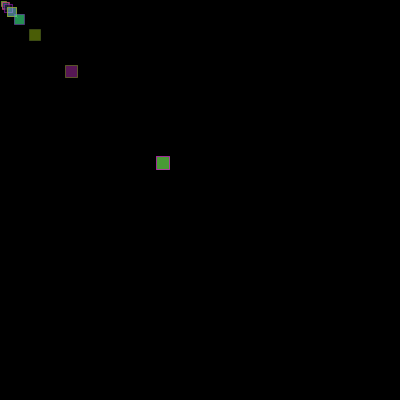
Frame 1 (no input)
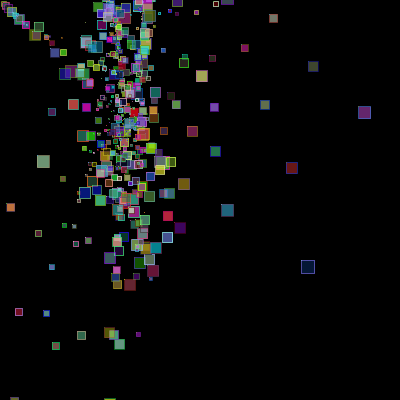
Frame 60 (the mouse pressed at the canvas centre just before this capture)
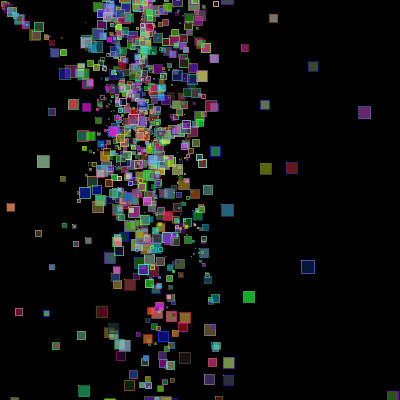
Frame 120 (the mouse held since frame 60 and released just before this capture)

The Processing sketch that drew these frames (run headless with seeded random() and noise(); from frame 60 on, the mouse is pressed at the canvas centre):

// Processing sketch: processing_966
// ── processing_966.pde

/* Worm
 demonstrates springs in a series */
 
 /*  This is also from Ira Greenberg's code.  I've changed the ellipses to
 rectangles and tweaked the variables in a way that makes
 them jump in their pattern, very quickly.
 */

// for worm
int segments = 40;  //smaller num gives tighter size range also
float[] x = new float[segments];
float[] y = new float[segments];
float[] accelX = new float[segments];
float[] accelY = new float[segments];
float[] springing = new float[segments];
float[] damping = new float[segments];
float[] w = new float[segments];
float[] h = new float[segments];
color[] colors = new color[segments];

// for food
float fx, fy;
float fCntrX, fCntrY;
float fAngle, fSpeedX = 0.7, fSpeedY = 0.6;

void setup(){
  background(0);
  size(400, 400);
  smooth();
  // initialize array values
  for (int i=0; i<segments; i++){
    /* need to decrease both springing and 
     damping values as segments increase */
    springing[i] = .854*(0.2*(i+1));  //this config really speeds it up and spaces out the rects
    damping[i] = .55-(.03*i);  //damping[i] = .95-(.02*i);   really small first var makes it paint the lines
  }

  // food center
  fCntrX = width/4;
  fCntrY = height/4;
}

void draw(){
  for (int i=0; i<segments; i++){
    fill(colors[i]);
    rect(x[i], y[i], w[i], h[i]);
    x[i]+=accelX[i];
    y[i]+=accelY[i];
  }
  createFood();
  createWorm();
}
//save a capture
/*
void mousePressed() {
  save("worm4-130.tif");
}  */

void createFood(){
  // food moves in random wave pattern
  fx = fCntrX + sin(radians(fAngle))*random(25);  // fx = fCntrX + cos(radians(fAngle))*random(25);
  fy = fCntrY + tan(radians(fAngle))*random(25);  // fy = fCntrY + sin(radians(fAngle))*random(25);

  fCntrX+=fSpeedX;
  fCntrY+=fSpeedY;

  fAngle+=random(-150, 150);  //   fAngle+=random(-6, 6);

  // keep food within display window
  if (fCntrX>width-25 || fCntrX<25 ){
    fSpeedX*=-1;
  } 
  if (fCntrY>height-25 || fCntrY<25 ){
    fSpeedY*=-1;
  }
}

void createWorm(){
  float[] deltaX = new float[segments];
  float[] deltaY  = new float[segments];

  for (int i=0; i<segments; i++){
    // lead ellipse
    if (i==0){

      /* food position used to calculate the 
       initial ellipse of the worm */
      deltaX[i] = (fx-x[i]);
      deltaY[i] = (fy-y[i]);
    } 
    else {
   /* preceding ellipse used to calculate the 
      next ellipse of the worm */
      deltaX[i] = (x[i-1]-x[i]);
      deltaY[i] = (y[i-1]-y[i]);
    }

    // create springing effect
    deltaX[i] *= springing[i];
    deltaY[i] *= springing[i];

    accelX[i] += deltaX[i];
    accelY[i] += deltaY[i];

    // move worm
    x[i] += accelX[i];
    y[i] += accelY[i];

    
    //********  color section   ********
    //noFill();
    fill(random(255), random(255), random(255), random(100,200));
    stroke(random(255), random(255), random(255), random(100,200));
    //stroke(255, 255, 255, random(10,50));
    // draw worm
    if (i<segments/2){    //size range seems to be between this and 12  -- try it out
      rect(x[i], y[i], i, i);
    } 
    else {
     rect(x[i], y[i], segments-i, segments-i);
    }
    // slow down springing
    accelX[i] *= damping[i];
    accelY[i] *= damping[i];
  }
  
}
